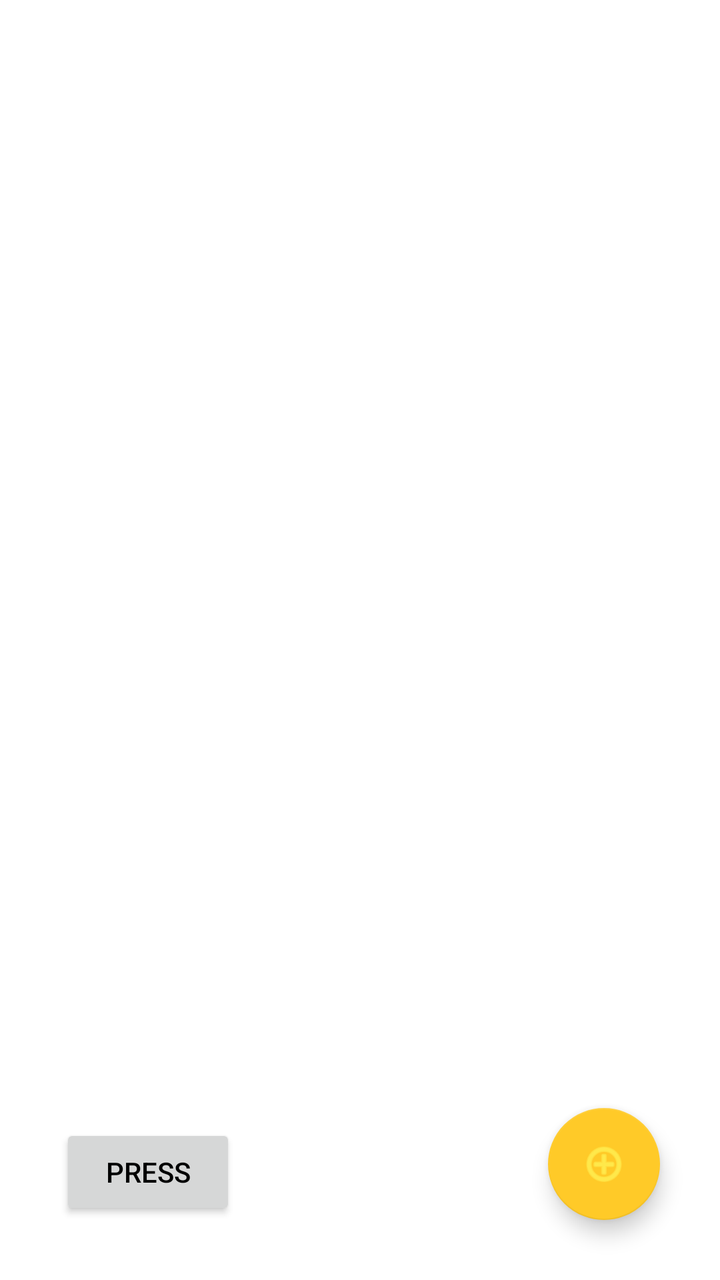
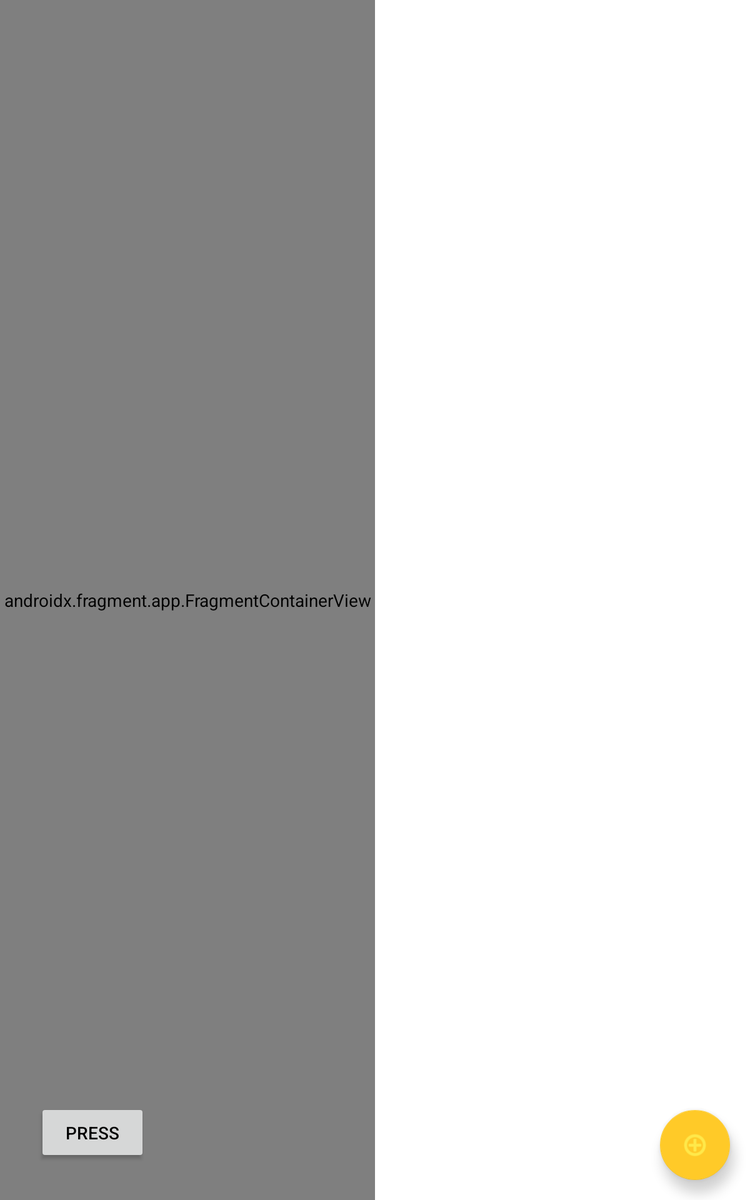

An Android layout and its configuration variant, each rendered on a device that would load it. The default file and the variant file are quoted in full after the pictures.
<!-- AndroidManifest.xml: application theme Theme.RW_ListMaker_Sec2 -->
<!-- res/layout/main_activity.xml -->
<?xml version="1.0" encoding="utf-8"?>
<FrameLayout xmlns:android="http://schemas.android.com/apk/res/android"
    xmlns:app="http://schemas.android.com/apk/res-auto"
    xmlns:tools="http://schemas.android.com/tools"
    android:id="@+id/main_activity_container"
    android:layout_width="match_parent"
    android:layout_height="match_parent"
    tools:context=".ui.main.MainActivity">

    <com.google.android.material.floatingactionbutton.FloatingActionButton
        android:id="@+id/floatingActionButton"
        android:layout_width="wrap_content"
        android:layout_height="wrap_content"
        android:layout_gravity="right|bottom"
        android:layout_margin="30dp"
        android:clickable="true"
        app:srcCompat="@android:drawable/ic_menu_add" />

    <Button
        android:id="@+id/animBtn"
        android:layout_width="wrap_content"
        android:layout_height="wrap_content"
        android:layout_gravity="bottom"
        android:layout_margin="30dp"
        android:text="Press"
        android:textColor="@color/primaryTextColor" />

</FrameLayout>
<!-- resources referenced by this layout -->
<resources>
  <color name="primaryTextColor">#000000</color>
  <style name="Theme.RW_ListMaker_Sec2" parent="Theme.MaterialComponents.DayNight.DarkActionBar">
          
          <item name="colorPrimary">@color/primaryColor</item>
          <item name="colorPrimaryVariant">@color/primaryDarkColor</item>
          <item name="colorOnPrimary">@color/primaryLightColor</item>
          
          <item name="colorSecondary">@color/secondaryColor</item>
          <item name="colorSecondaryVariant">@color/secondaryDarkColor</item>
          <item name="colorOnSecondary">@color/secondaryLightColor</item>
          
          <item name="android:statusBarColor" tools:targetApi="l">?attr/colorPrimaryVariant</item>
          
      </style>
  <color name="primaryColor">#76ff03</color>
  <color name="primaryDarkColor">#32cb00</color>
  <color name="primaryLightColor">#b0ff57</color>
  <color name="secondaryColor">#ffca28</color>
  <color name="secondaryDarkColor">#c79a00</color>
  <color name="secondaryLightColor">#fffd61</color>
</resources>
<!-- res/layout-large/main_activity.xml (the author's variant of the layout above) -->
<!-- drawn on a 7-inch tablet held upright -->
<?xml version="1.0" encoding="utf-8"?>
<androidx.constraintlayout.widget.ConstraintLayout xmlns:android="http://schemas.android.com/apk/res/android"
    xmlns:app="http://schemas.android.com/apk/res-auto"
    xmlns:tools="http://schemas.android.com/tools"
    android:id="@+id/main_activity_container"
    android:layout_width="match_parent"
    android:layout_height="match_parent"
    app:layout_behavior="@string/appbar_scrolling_view_behavior"
    tools:context=".ui.main.MainActivity"
    tools:showIn="@layout/main_activity">

    
    <androidx.fragment.app.FragmentContainerView
        android:id="@+id/main_fragment_container"
        android:name="com.raywenderlich.rw_sec2_listmaker.ui.main.MainFragment"
        android:layout_width="300dp"
        android:layout_height="match_parent"
        android:layout_marginStart="0dp"
        android:layout_marginTop="0dp"
        android:layout_marginBottom="0dp"
        android:layout_weight="1"
        android:background="#A1E3DC"
        app:layout_constraintBottom_toBottomOf="parent"
        app:layout_constraintEnd_toStartOf="@id/detail_fragment_container"
        app:layout_constraintStart_toStartOf="parent"
        app:layout_constraintTop_toTopOf="parent" />

    
    <androidx.fragment.app.FragmentContainerView
        android:id="@+id/detail_fragment_container"
        android:layout_width="0dp"
        android:layout_height="0dp"
        android:layout_weight="2"
        app:layout_constraintBottom_toBottomOf="parent"
        app:layout_constraintEnd_toEndOf="parent"
        app:layout_constraintHorizontal_bias="1.0"
        app:layout_constraintStart_toEndOf="@+id/main_fragment_container"
        app:layout_constraintTop_toTopOf="parent" />

    
    <com.google.android.material.floatingactionbutton.FloatingActionButton
        android:id="@+id/floatingActionButton"
        android:layout_width="wrap_content"
        android:layout_height="wrap_content"
        android:layout_gravity="bottom|end"
        android:layout_marginEnd="16dp"
        android:layout_marginBottom="16dp"
        android:clickable="true"
        app:layout_constraintBottom_toBottomOf="parent"
        app:layout_constraintEnd_toEndOf="parent"
        app:srcCompat="@android:drawable/ic_menu_add" />

    <Button
        android:id="@+id/animBtn"
        android:layout_width="wrap_content"
        android:layout_height="wrap_content"
        android:layout_margin="30dp"
        android:text="Press"
        android:textColor="@color/primaryTextColor"
        app:layout_constraintBottom_toBottomOf="parent"
        app:layout_constraintStart_toStartOf="parent" />

</androidx.constraintlayout.widget.ConstraintLayout>
<!-- res/layout/main_activity.xml (included above) -->
<?xml version="1.0" encoding="utf-8"?>
<FrameLayout xmlns:android="http://schemas.android.com/apk/res/android"
    xmlns:app="http://schemas.android.com/apk/res-auto"
    xmlns:tools="http://schemas.android.com/tools"
    android:id="@+id/main_activity_container"
    android:layout_width="match_parent"
    android:layout_height="match_parent"
    tools:context=".ui.main.MainActivity">

    <com.google.android.material.floatingactionbutton.FloatingActionButton
        android:id="@+id/floatingActionButton"
        android:layout_width="wrap_content"
        android:layout_height="wrap_content"
        android:layout_gravity="right|bottom"
        android:layout_margin="30dp"
        android:clickable="true"
        app:srcCompat="@android:drawable/ic_menu_add" />

    <Button
        android:id="@+id/animBtn"
        android:layout_width="wrap_content"
        android:layout_height="wrap_content"
        android:layout_gravity="bottom"
        android:layout_margin="30dp"
        android:text="Press"
        android:textColor="@color/primaryTextColor" />

</FrameLayout>
